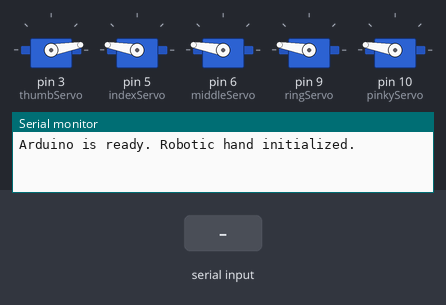
Bench run of a sketch on a simulated Arduino Uno, built with avr-gcc and run on an emulated ATmega328P. Parts: 5 × servo, the last lines printed to the serial monitor. Inputs (shaded band) come from the test bench.

Above: at 1.2 s.
1.3 s: "0" received over Serial
At 2.5 s:
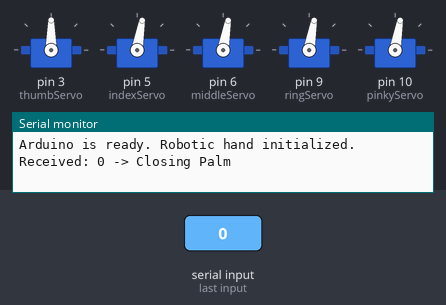
2.8 s: "1" received over Serial
At 3.8 s:
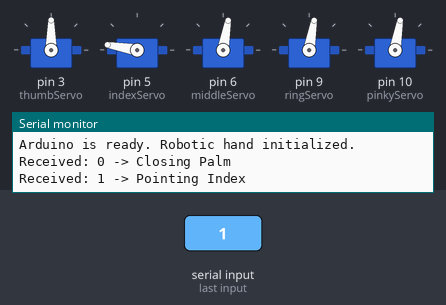
4.3 s: "2" received over Serial
At 5.0 s:
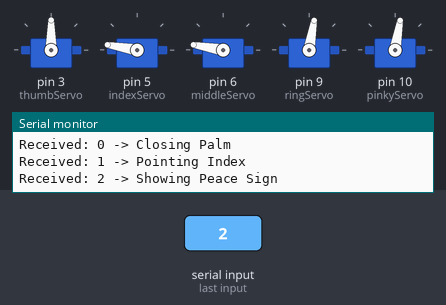
Timing chart, 0 to 7.3 s (numbered marks = the images above; inputs shaded):
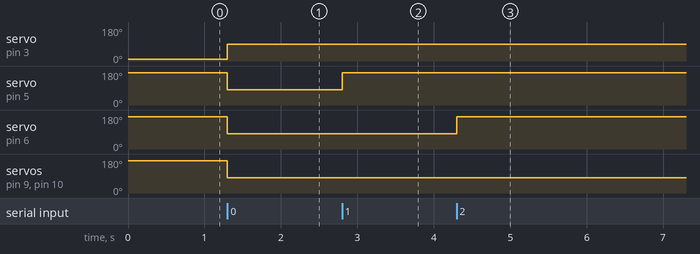

Measured:
- after the input at 1.3 s, servo on pin 3 (thumbServo): 10° → 90° at once; servo on pin 5 (indexServo), servo on pin 6 (middleServo), servo on pin 9 (ringServo), servo on pin 10 (pinkyServo): 170° → 80° at once
- after the input at 2.8 s, servo on pin 5 (indexServo): 80° → 170° at once
- after the input at 4.3 s, servo on pin 6 (middleServo): 80° → 170° at once

The sketch:

robotic_hand_arduino.ino
```cpp
// robotic_hand_arduino.ino

#include <Servo.h>

// Create servo objects for 5 fingers
Servo thumbServo;
Servo indexServo;
Servo middleServo;
Servo ringServo;
Servo pinkyServo;

// IMPORTANT: Calibrate these angle values for your specific robotic hand assembly.
// The "open" and "closed" positions depend on how you've mounted the servos.
const int THUMB_OPEN = 10;
const int THUMB_CLOSED = 90;

const int INDEX_OPEN = 170;
const int INDEX_CLOSED = 80;

const int MIDDLE_OPEN = 170;
const int MIDDLE_CLOSED = 80;

const int RING_OPEN = 170;
const int RING_CLOSED = 80;

const int PINKY_OPEN = 170;
const int PINKY_CLOSED = 80;


void setup() {
  // Initialize serial communication at 9600 bits per second
  Serial.begin(9600);

  // Attach servos to their corresponding PWM pins
  thumbServo.attach(3);
  indexServo.attach(5);
  middleServo.attach(6);
  ringServo.attach(9);
  pinkyServo.attach(10);

  // Start with an open palm position
  openPalm();
  Serial.println("Arduino is ready. Robotic hand initialized.");
}

void loop() {
  // Check if there is data available to read from the serial port
  if (Serial.available() > 0) {
    // Read the incoming character command
    char command = Serial.read();

    // Execute action based on the command
    switch(command) {
      case '0': // Fist (0 fingers)
        closePalm();
        Serial.println("Received: 0 -> Closing Palm");
        break;
      case '1': // 1 finger
        pointIndex();
        Serial.println("Received: 1 -> Pointing Index");
        break;
      case '2': // 2 fingers
        showPeace();
        Serial.println("Received: 2 -> Showing Peace Sign");
        break;
      // You can add cases for 3 and 4 fingers if desired
      // case '3': ...
      // case '4': ...
      case '5': // 5 fingers
        openPalm();
        Serial.println("Received: 5 -> Opening Palm");
        break;
      default:
        // Optional: handle unknown commands
        Serial.println("Received unknown command.");
        break;
    }
  }
}

// ---- Helper Functions for Hand Gestures ----

// Function to open all fingers
void openPalm() {
  thumbServo.write(THUMB_OPEN);
  indexServo.write(INDEX_OPEN);
  middleServo.write(MIDDLE_OPEN);
  ringServo.write(RING_OPEN);
  pinkyServo.write(PINKY_OPEN);
}

// Function to close all fingers into a fist
void closePalm() {
  thumbServo.write(THUMB_CLOSED);
  indexServo.write(INDEX_CLOSED);
  middleServo.write(MIDDLE_CLOSED);
  ringServo.write(RING_CLOSED);
  pinkyServo.write(PINKY_CLOSED);
}

// Function to point with the index finger
void pointIndex() {
  thumbServo.write(THUMB_CLOSED);
  indexServo.write(INDEX_OPEN);
  middleServo.write(MIDDLE_CLOSED);
  ringServo.write(RING_CLOSED);
  pinkyServo.write(PINKY_CLOSED);
}

// Function for a "peace" sign (index and middle fingers open)
void showPeace() {
  thumbServo.write(THUMB_CLOSED);
  indexServo.write(INDEX_OPEN);
  middleServo.write(MIDDLE_OPEN);
  ringServo.write(RING_CLOSED);
  pinkyServo.write(PINKY_CLOSED);
}
```
